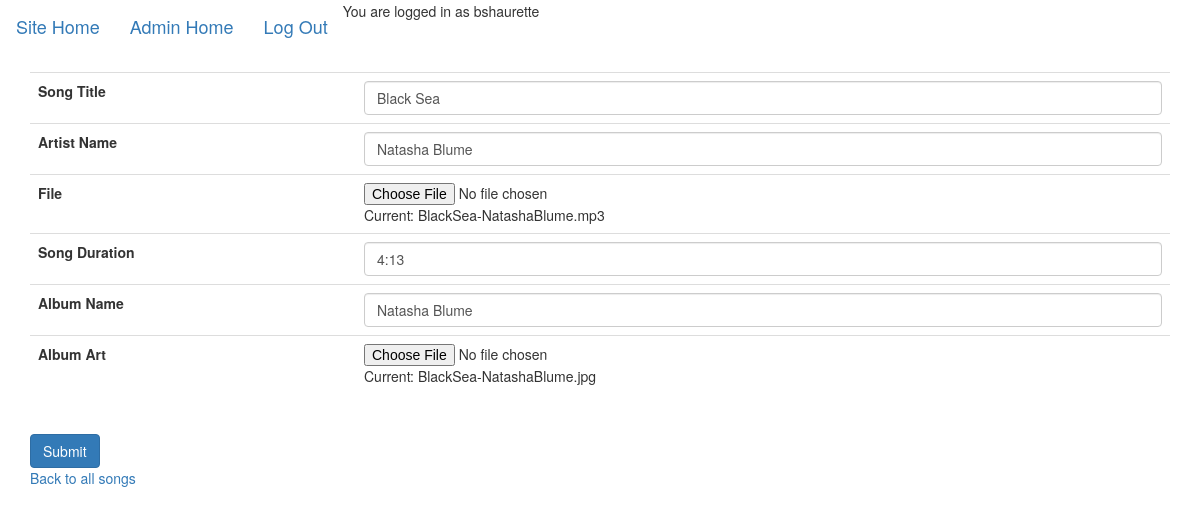
/admin/song/edit/1 (signed in), run on the app's committed database.
### tables this page shows
CREATE TABLE user (
  id INTEGER PRIMARY KEY AUTOINCREMENT,
  username TEXT UNIQUE NOT NULL,
  password TEXT NOT NULL
);

CREATE TABLE song (
    id INTEGER PRIMARY KEY AUTOINCREMENT,
    artist TEXT,
    title TEXT NOT NULL,
    filepath TEXT NOT NULL,
    duration TEXT,
    album_name TEXT,
    album_art TEXT,
    playlist_id INTEGER,
    created_at DATE NOT NULL DEFAULT CURRENT_DATE,
    FOREIGN KEY(playlist_id) REFERENCES playlist(id)
);

### fivesongs/admin.py (the view)
@bp.route('/admin/song/edit/<int:id>', methods=('GET', 'POST'))
@login_required
def songedit(id):
    db = get_db()
    if request.method == 'POST':
        form_data = request.form
        songfile = request.files['filepath']
        albumartfile = request.files['album_art']
        file_update = ''
        if songfile and allowed_file('song', songfile.filename):
            filename = secure_filename(songfile.filename)
            songfile.save(os.path.join(MP3_UPLOAD_FOLDER, filename))
            file_update = file_update + f"filepath = '{songfile.filename}', "
        if albumartfile and allowed_file('albumart', albumartfile.filename):
            filename = secure_filename(albumartfile.filename)
            albumartfile.save(os.path.join(ALBUMART_UPLOAD_FOLDER, filename))
            file_update = file_update + f"album_art = '{albumartfile.filename}' "
        update_query = (f"UPDATE song SET title='{form_data['title']}', "
                        f"artist='{form_data['artist']}', "
                        f"duration='{form_data['duration']}', "
                        f"album_name='{form_data['album_name']}', "
                        f"{file_update} "
                        f"WHERE id = {id} RETURNING id;")
        print(update_query)
        song_update = db.execute(update_query).fetchone()
        db.commit()
        return redirect('/admin/songs', 302)
    else:
        song_query = f"SELECT id, artist, title, filepath, duration, album_name, album_art, playlist_id, created_at FROM song WHERE id = {id}"
        db_song = db.execute(song_query).fetchone()
        play_date = ''
        if db_song['playlist_id']:
            play_date = db.execute(f"SELECT play_date FROM playlist WHERE id = {db_song['playlist_id']}").fetchone()
        return render_template('admin/songedit.html', song=db_song, play_date=play_date)

### fivesongs/auth.py (called while the page is built)
@bp.before_app_request
def load_logged_in_user():
    user_id = session.get('user_id')
    if user_id is None:
        g.user = None
    else:
        g.user = get_db().execute(
            'SELECT * FROM user WHERE id = ?', (user_id,)
        ).fetchone()

def login_required(view):
    @functools.wraps(view)
    def wrapped_view(**kwargs):
        if g.user is None:
            return redirect(url_for('auth.login'))
        return view(**kwargs)
    return wrapped_view

### fivesongs/db.py (called while the page is built)
def get_db():
    if 'db' not in g:
        g.db = sqlite3.connect(
            current_app.config['DATABASE'],
            detect_types=sqlite3.PARSE_DECLTYPES
        )
        g.db.row_factory = sqlite3.Row
    return g.db

### fivesongs/templates/admin/songedit.html (shortened to what this page needs)
{% extends 'adminbase.html' %}
{% block content %}
  {% if song %}
    <form action="/admin/song/edit/{{ song.id }}" method="post" enctype="multipart/form-data">
    <table class="table">
      <tbody>
        <tr>
          <th scope="row">Song Title</th>
          <td><input class="form-control" type="text" name="title" placeholder="Song Title" value="{{ song.title }}" /></td>
        </tr>
        <tr>
          <th scope="row">Artist Name</th>
          <td><input class="form-control" type="text" name="artist" placeholder="Artist Name" value="{{ song.artist }}" /></td>
        </tr>
        <tr>
          <th scope="row">File</th>
          <td>
            <input class="form-control-file" type="file" name="filepath" placeholder="File Path" value="{{ song.filepath }}">
            Current: {{ song.filepath }}
          </td>
        </tr>
        <tr>
          <th scope="row">Song Duration</th>
          <td><input class="form-control" type="text" name="duration" placeholder="Song Duration" value="{{ song.duration }}" /></td>
        </tr>
        <tr>
          <th scope="row">Album Name</th>
          <td><input class="form-control" type="text" name="album_name" placeholder="Album Name" value="{{ song.album_name }}" /></td>
        </tr>
        <tr>
          <th scope="row">Album Art</th>
          <td>
            <input class="form-control-file" type="file" name="album_art" placeholder="Album Art" value="{{ song.album_art }}">
            Current: {{ song.album_art }}
          </td>
        </tr>
      </tbody>
    </table>
    <br />
    <button type="submit" class="btn btn-primary">Submit</button>
    </form>
  {% endif %}
  <p><a href="/admin/songs">Back to all songs</a></p>
{% endblock %}

### fivesongs/templates/adminbase.html (shortened to what this page needs)
<!DOCTYPE html>
<html lang="en">
<head>
  <link rel="stylesheet" type="text/css" href="{{ url_for('static', filename='css/bootstrap.min.css') }}">
</head>
<body>
<nav class="navbar navbar-light bg-light">
  <a class="navbar-brand" href="/">Site Home</a>
  <a class="navbar-brand" href="/admin">Admin Home</a>
  <a class="navbar-brand" href="{{ url_for('auth.logout') }}">Log Out</a>
  {% if g.user %}
    <div>You are logged in as {{ g.user['username'] }}</div>
  {% else %}
    <a href="{{ url_for('auth.register') }}">Register</a>
    <a href="{{ url_for('auth.login') }}">Log In</a>
  {% endif %}
</nav>
<div class="container">
  {% block content %}{% endblock %}
</div>
</body>
</html>

### data on the page
user: user.username "bshaurette"
song: title "Black Sea", artist "Natasha Blume", filepath "BlackSea-NatashaBlume.mp3", duration "4:13", album_name "Natasha Blume", album_art "BlackSea-NatashaBlume.jpg"
